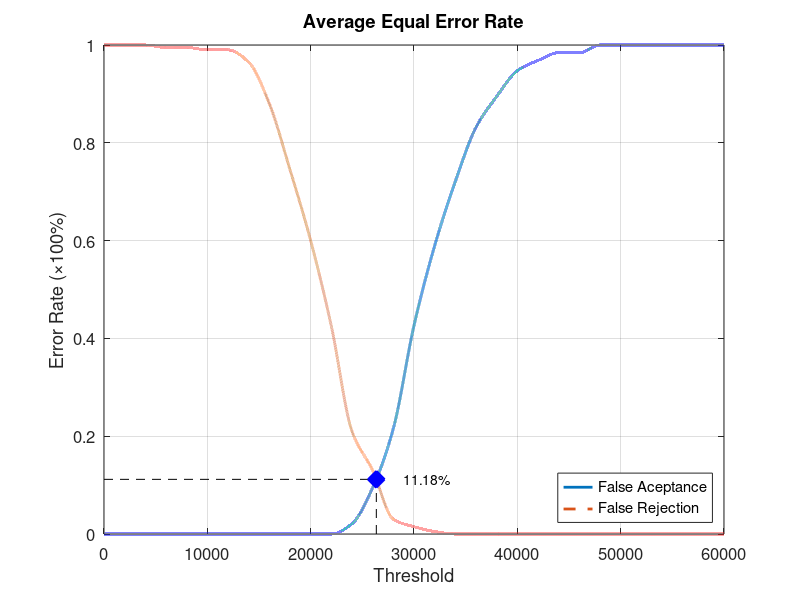
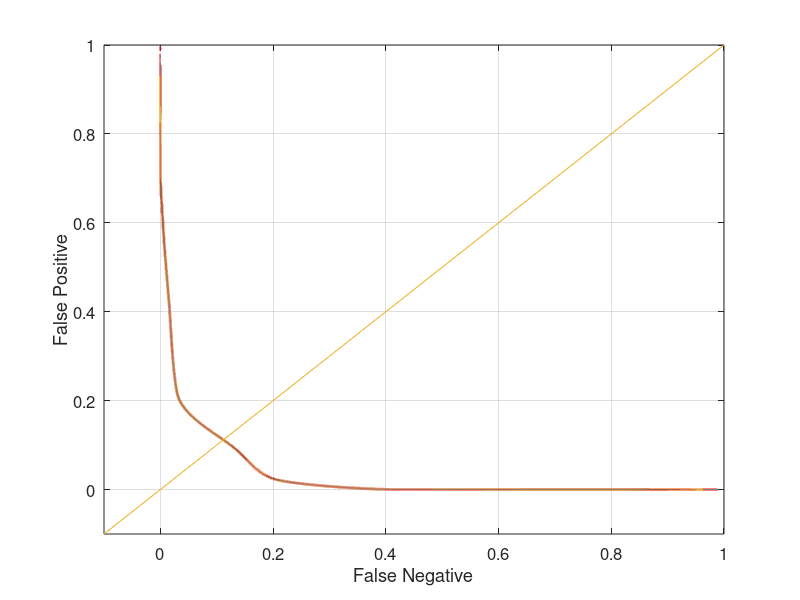

Source code (MATLAB) for these figures, in order:
function yEER = Database1_4
close all;
clear;
clc;
x = 0:2000:60000;
xq = 0:0.5:60000;

y0 = [0 0 0 0 0 0 0 0 0 0 0 0 0.0210526 0.0947368 0.215789 0.426316 0.589474 0.721053 0.831579 0.894737 0.947368 0.968421 0.984211 0.984211 1 1 1 1 1 1 1];
yy0 = interp1(x, y0, xq, 'pchip');
y1 = [1 1 1 0.995 0.995 0.99 0.99 0.965 0.88 0.745 0.6 0.425 0.21 0.13 0.03 0.015 0.005 0 0 0 0 0 0 0 0 0 0 0 0 0 0];
yy1 = interp1(x, y1, xq, 'pchip');

% Calculating EER: 
y2 = abs(y0 - y1);
find(y2 == min(y2))
yy2 = abs(yy0 - yy1);
xEER = find(yy2 == min(yy2));
xEERIndex = xq(xEER) % X-axis EER
yEER = yy0(xEER) % Y-axis EER

main = figure
plot(xq, yy0,'-','LineWidth', 2);	hold on
plot(xq, yy1,'--','LineWidth', 2);	hold on
plot([xEERIndex xEERIndex], [0 yEER], 'k--');	hold on
plot([0 xEERIndex], [yEER yEER], 'k--');	hold on
plot(xEERIndex, yEER, 'bx', 'LineWidth', 10);	hold on
text(xEERIndex + 10 * xEERIndex / 100, yEER, [num2str(round((10000 * yEER)) / 100) '%'])
legend('False Aceptance', 'False Rejection', 'Location', 'SouthEast')
xlabel('Threshold')
ylabel('Error Rate (\times100%)')
title('Average Equal Error Rate')
set(gca, 'FontSize', 12)
axis([0 60000 0 1])
grid on

print(main, 'Database1_4Main', '-dpng');
FNRxFPR = figure('Color', [1 1 1]);
plot(yy1, yy0, '-', yy1, yy0, 'LineWidth', 2);
hold on
y = -0.1:0.1:1
plot(y, y); 
set(gca, 'FontSize', 12)
xlabel('False Negative')
ylabel('False Positive')
axis([-0.1 1 -0.1 1])
set(gca, 'FontSize', 12)
grid on

print(FNRxFPR, 'Database1_4FNRxFPR','-dpng');
end
